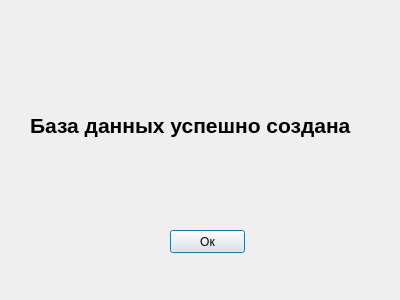
<?xml version="1.0" encoding="UTF-8"?>
<ui version="4.0">
 <class>Dialog</class>
 <widget class="QDialog" name="Dialog">
  <property name="geometry">
   <rect>
    <x>0</x>
    <y>0</y>
    <width>400</width>
    <height>300</height>
   </rect>
  </property>
  <property name="minimumSize">
   <size>
    <width>400</width>
    <height>300</height>
   </size>
  </property>
  <property name="maximumSize">
   <size>
    <width>400</width>
    <height>300</height>
   </size>
  </property>
  <property name="windowTitle">
   <string>Password Saver - База данных успешно создана</string>
  </property>
  <widget class="QLabel" name="label_3">
   <property name="geometry">
    <rect>
     <x>30</x>
     <y>110</y>
     <width>341</width>
     <height>31</height>
    </rect>
   </property>
   <property name="font">
    <font>
     <pointsize>16</pointsize>
     <weight>75</weight>
     <bold>true</bold>
    </font>
   </property>
   <property name="text">
    <string>База данных успешно создана</string>
   </property>
  </widget>
  <widget class="QPushButton" name="pushButton">
   <property name="geometry">
    <rect>
     <x>170</x>
     <y>230</y>
     <width>75</width>
     <height>23</height>
    </rect>
   </property>
   <property name="text">
    <string>Ок</string>
   </property>
  </widget>
 </widget>
 <resources/>
 <connections/>
</ui>
